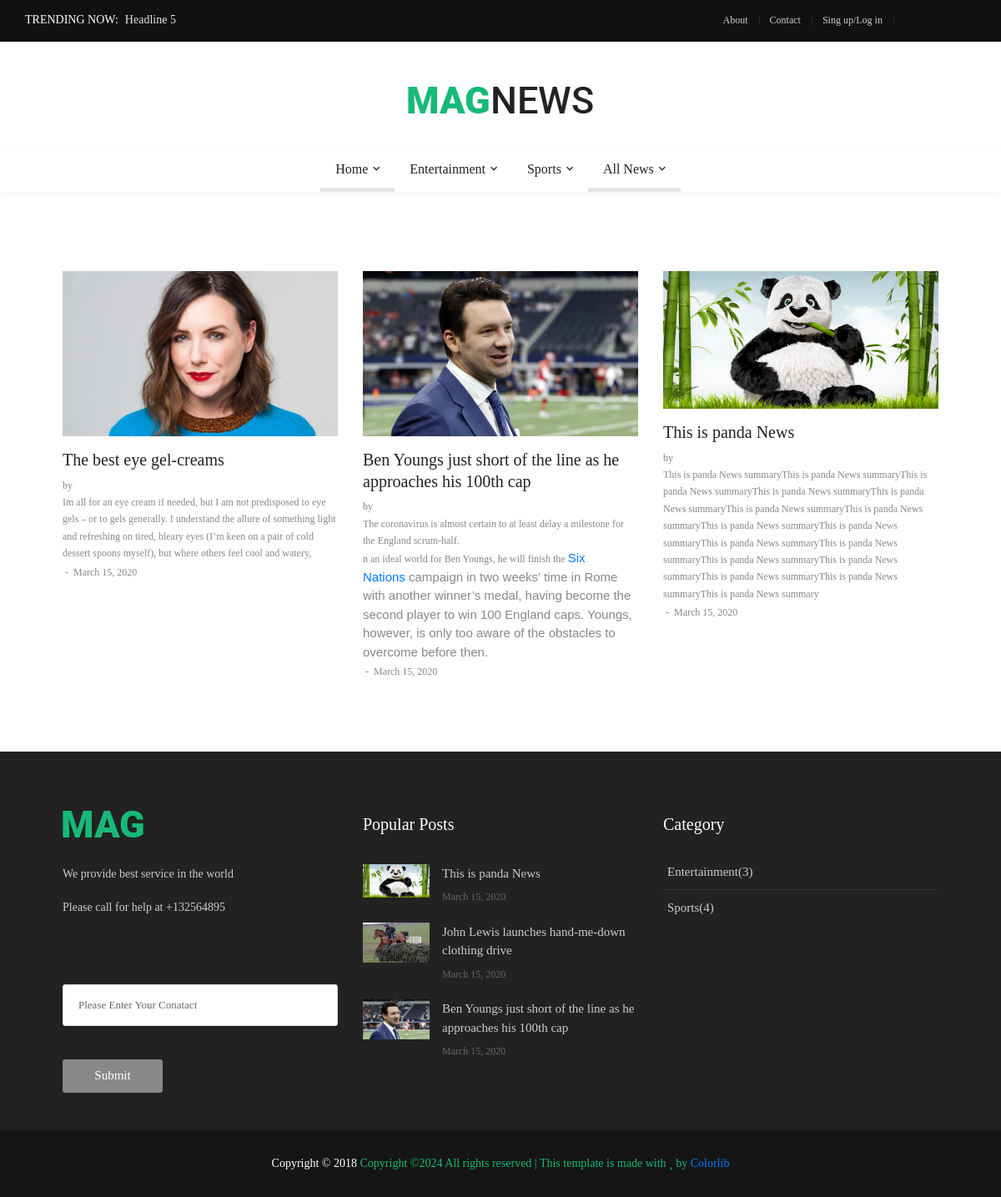
Screenshot of /show/all/news/Entertainment with the database file from the repository.
### trending/models.py (models this page shows, shortened)
class Trending(models.Model):
    headline = models.CharField(max_length=250)

### myapp/models.py (models this page shows, shortened)
class article(models.Model):
    title = models.CharField(max_length=250)
    body = models.TextField()
    bodylong = models.TextField(default='-')
    fb = models.CharField(default='-',max_length=250)
    tw = models.CharField(default='-',max_length=250)
    yt = models.CharField(default='-',max_length=250)
    ph = models.CharField(default='-',max_length=250)
    seotxt = models.CharField(default='-',max_length=250)
    seokeywords = models.CharField(default='-',max_length=250)
    picurl = models.FileField()
    picname = models.FileField()
    picurl2 = models.FileField(default="-")
    picname2 = models.FileField(default="-")

### cat/models.py (models this page shows, shortened)
class Cat(models.Model):
    name = models.CharField(max_length=250)
    count = models.IntegerField(default=0)

### news/models.py (models this page shows, shortened)
class News(models.Model):
    name = models.CharField(max_length=250)
    summary = models.TextField()
    body = models.TextField()
    date = models.DateField()
    picname = models.FileField()
    picurl = models.FileField()
    author = models.CharField(max_length=250)
    catname = models.CharField(max_length=250, default='-')
    catid = models.IntegerField(default=0)
    ocatid = models.IntegerField(default=0)
    show = models.IntegerField(default=0)
    tags = models.TextField(default="")
    act = models.IntegerField(default=0)
    rand = models.IntegerField(default=0)

### news/views.py (the view)
# urls.py: path('show/all/news/<str:name>',views.show_all_news, name='show_all_news'),
def show_all_news(request, name):
    catid =  Cat.objects.get(name=name).pk
    allnews = News.objects.filter(ocatid=catid)
    article_var =  article.objects.get(pk=6)
    news =  News.objects.filter(act=1).order_by('-pk')
    cat = Cat.objects.all()
    subcat = SubCat.objects.all()
    lastnews =  News.objects.filter(act=1).order_by('-pk')[:3]
    popularnews =  News.objects.filter(act=1).order_by('-show')
    popularnews2 =  News.objects.filter(act=1).order_by('-show')[:3]
    trending = Trending.objects.all().order_by('-pk')
    lastnews2 =  News.objects.filter(act=1).order_by('-pk')[:4]
    return render(request, 'front/all_news.html',{'name':article_var, 'News':news, 'cat': cat,'subcat':subcat, 'lastnews':lastnews, 'popularnews2':popularnews2, 'trending':trending,'lastnews2':lastnews2,'allnews':allnews})

### myapp/templates/front/all_news.html
{% extends "front/base.html" %}
{% load static %}
{% block mainblock %}
    <section class="bg0 p-t-60 p-b-40">
        <div class="container">
            <div class="row p-t-35">
                {% for i in allnews %}
                    <div class="col-sm-6 col-md-4">
                        <div class="m-b-45">
                            <a href="{% url 'detail' name=i.name %}" class="wrap-pic-w hov1 trans-03">
                                <img src="{{i.picurl }}" alt="IMG">
                            </a>
                            <div class="p-t-16">
                                <h5 class="p-b-5">
                                    <a href="{% url 'detail' name=i.name %}" class="f1-m-3 cl2 hov-cl10 trans-03">
                                        {{ i.name|safe}}
                                    </a>
                                </h5>
                                <span class="cl8">
								<a href="{% url 'detail' name=i.name %}" class="f1-s-4 cl8 hov-cl10 trans-03">
									by {{i.summary|safe}}
								</a>
								<span class="f1-s-3 m-rl-3">
									-
								</span>
								<span class="f1-s-3">
									{{i.date}}
								</span>
							</span>
                            </div>
                        </div>
                    </div>
                {% endfor %}
            </div>
        </div>
    </section>
{% endblock %}

### myapp/templates/front/base.html (shortened to what this page needs)
{% load static %}
<!DOCTYPE html>
<html lang="en">
<head>
    <link rel="stylesheet" type="text/css" href="{% static  "front/vendor/bootstrap/css/bootstrap.min.css"%}">
    <link rel="stylesheet" type="text/css" href="{% static  "front/fonts/fontawesome-5.0.8/css/fontawesome-all.min.css"%}">
    <link rel="stylesheet" type="text/css" href="{% static  "front/fonts/iconic/css/material-design-iconic-font.min.css"%}">
    <link rel="stylesheet" type="text/css" href="{% static  "front/vendor/animate/animate.css"%}">
    <link rel="stylesheet" type="text/css" href="{% static  "front/vendor/css-hamburgers/hamburgers.min.css"%}">
    <link rel="stylesheet" type="text/css" href="{% static  "front/vendor/animsition/css/animsition.min.css"%}">
    <link rel="stylesheet" type="text/css" href="{% static  "front/css/util.min.css"%}">
    <link rel="stylesheet" type="text/css" href="{% static  "front/css/main.css"%}">
</head>
<body class="animsition">
<header>
    <div class="container-menu-desktop">
        <div class="topbar">
            <div class="content-topbar h-100 p-rl-30">
                <div class="align-self-stretch size-w-0 pos-relative m-r-30">
                    <div class="f2-s-1 flex-wr-s-c s-full ab-t-l p-b-2">
							<span class="text-uppercase cl0 p-r-8">
								Trending Now:
							</span>
                        <span class="dis-inline-block cl16 slide100-txt pos-relative size-w-0" data-in="fadeInDown" data-out="fadeOutDown">
                            {% for trend in trending %}
                            <span class="dis-inline-block slide100-txt-item animated visible-false">
									{{ trend.headline}}
								</span>
                            {% endfor %}
							</span>
                    </div>
                </div>
                <div class="flex-wr-e-c">
                    <div class="left-topbar">
                        <a href="{% url 'about' %}" class="left-topbar-item">
                            About
                        </a>
                        <a href="{% url 'contact' %}" class="left-topbar-item">
                            Contact
                        </a>
                        <a href="login/" class="left-topbar-item">
                            Sing up/Log in
                        </a>
                    </div>
                    <div class="right-topbar p-l-18">
                        <a href="{{name.fb}}">
                            <span class="fab fa-facebook-f"></span>
                        </a>
                        <a href="{{name.tw}}">
                            <span class="fab fa-twitter"></span>
                        </a>
                        <a href="{{name.yt}}">
                            <span class="fab fa-youtube"></span>
                        </a>
                    </div>
                </div>
            </div>
        </div>
        <div class="wrap-logo no-banner container">
            <div class="logo">
                <a href="/"><img src="{{ name.picurl2}}" alt="LOGO"></a>
            </div>
        </div>
        <div class="wrap-main-nav">
            <div class="main-nav">
                <nav class="menu-desktop">
                    <ul class="main-menu justify-content-center">
                        <li class="main-menu-active">
                            <a href="/">Home</a>
                        </li>
                            {% for b in cat %}
                                {% if b.count != 0 %}
                        <li class="mega-menu-item">
                            <a href="category-01.html">{{ b.name }}</a>
                        </li>
                                {% endif %}
                            {% endfor %}
                        <li class="main-menu-active">
                            <a href="{% url 'all_news_all_cats' %}">All News</a>
                        </li>
                    </ul>
                </nav>
            </div>
        </div>
    </div>
</header>
{% block mainblock %}
{% endblock %}
<footer>
    <div class="bg2 p-t-40 p-b-25">
        <div class="container">
            <div class="row">
                <div class="col-lg-4 p-b-20">
                    <div class="size-h-3 flex-s-c">
                        <a href="/"><img src="{{name.picurl }}" alt="LOGO"></a>
                    </div>
                    <div>
                        <p class="f1-s-1 cl11 p-b-16">
                        {{name.body}}
                        </p>
                        <p class="f1-s-1 cl11 p-b-16">
                           Please call for help at {{name.ph}}
                        </p>
                        <div class="p-t-15">
                            <a href="{{name.fb}}" class="fs-18 cl11 hov-cl10 trans-03 m-r-8">
                                <span class="fab fa-facebook-f"></span>
                            </a>
                            <a href="{{name.tw}}" class="fs-18 cl11 hov-cl10 trans-03 m-r-8">
                                <span class="fab fa-twitter"></span>
                            </a>
                            <a href="{{name.yt}}" class="fs-18 cl11 hov-cl10 trans-03 m-r-8">
                                <span class="fab fa-youtube"></span>
                            </a>
                        </div>
                        <br>
                        <form action="{% url 'news_letter' %}" method="POST">
                            <input class="bo-1-rad-3 bocl13 size-a-19 f1-s-13 cl5 plh6 p-rl-18 m-b-20" type="text" name="txt" placeholder="Please Enter Your Conatact">
                            <button type="submit" class="size-a-20 bg8 borad-3 f1-s-12 cl0 hov-btn1 trans-03 p-rl-15 m-t-20">
                                Submit
                            </button>
                        </form>
                    </div>
                </div>
                <div class="col-sm-6 col-lg-4 p-b-20">
                    <div class="size-h-3 flex-s-c">
                        <h5 class="f1-m-7 cl0">
                            Popular Posts
                        </h5>
                    </div>
                    <ul>
                        {% for pop in popularnews2 %}
                        <li class="flex-wr-sb-s p-b-20">
                            <a href="#" class="size-w-4 wrap-pic-w hov1 trans-03">
                                <img src="{{ pop.picurl }}" alt="IMG">
                            </a>
                            <div class="size-w-5">
                                <h6 class="p-b-5">
                                    <a href="#" class="f1-s-5 cl11 hov-cl10 trans-03">
                                        {{ pop.name }}
                                    </a>
                                </h6>
                                <span class="f1-s-3 cl6">
										 {{ pop.date }}
									</span>
                            </div>
                        </li>
                        {% endfor %}
                    </ul>
                </div>
                <div class="col-sm-6 col-lg-4 p-b-20">
                    <div class="size-h-3 flex-s-c">
                        <h5 class="f1-m-7 cl0">
                            Category
                        </h5>
                    </div>
                    <ul class="m-t--12">
                        {% for c in cat %}
                            {% if c.count != 0 %}
                        <li class="how-bor1 p-rl-5 p-tb-10">
                            <a href="{% url 'show_all_news' name=c.name %}" class="f1-s-5 cl11 hov-cl10 trans-03 p-tb-8">
                                {{c.name}}({{c.count}})
                            </a>
                        </li>
                            {% endif %}
                        {% endfor %}
                    </ul>
                </div>
            </div>
        </div>
    </div>
    <div class="bg11">
        <div class="container size-h-4 flex-c-c p-tb-15">
				<span class="f1-s-1 cl0 txt-center">
					Copyright © 2018
					<a href="#" class="f1-s-1 cl10 hov-link1">
Copyright &copy;<script>document.write(new Date().getFullYear());</script> All rights reserved | This template is made with <i class="fa fa-heart" aria-hidden="true"></i> by <a href="https://colorlib.com" target="_blank">Colorlib</a>
				</span>
        </div>
    </div>
</footer>
</body>
</html>

### rows the page displays
Trending: headline "Headline 5"
article: picurl2 (picture), picurl (picture), body "We provide best service in the world", ph "+132564895"
Cat: name "Entertainment", count "3"
Cat: name "Sports", count "4"
News: picurl (picture), name "The best eye gel-creams", summary "Im all for an eye cream if needed, but I am not predisposed to eye gels – or to gels generally. I understand the allure of something light and refreshing on tired, bleary eyes (I’m keen on a pair of cold dessert spoons myself), but where others feel cool and watery,", date "March 15, 2020"
News: picurl (picture), name "Ben Youngs just short of the line as he approaches his 100th cap", summary "The coronavirus is almost certain to at least delay a milestone for the England scrum-half. n an ideal world for Ben Youngs, he will finish the Six Nations campaign in two weeks’ time in Rome with another winner’s medal, having become the second player to win 100 England caps. Youngs, however, is only too aware of the obstacles to overcome before then.", date "March 15, 2020"
News: picurl (picture), name "This is panda News", summary "This is panda News summaryThis is panda News summaryThis is panda News summaryThis is panda News summaryThis is panda News summaryThis is panda News summaryThis is panda News summaryThis is panda News summaryThis is panda News summaryThis is panda News summaryThis is panda News summaryThis is panda News summaryThis is panda News summaryThis is panda News summaryThis is panda News summaryThis is panda News summary", date "March 15, 2020"
News: picurl (picture), name "John Lewis launches hand-me-down clothing drive", date "March 15, 2020"
